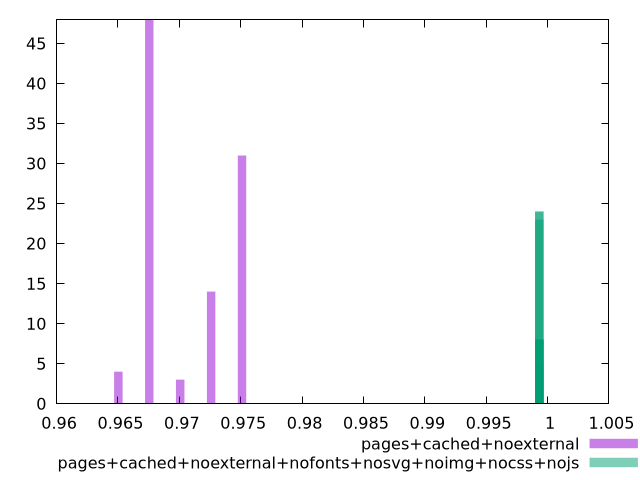

Write gnuplot code to recreate this figure.
$_pagesCachedNoexternal <<EOF
0.9751083816985162 31
0.9675494019954269 48
0.9725887217974865 14
0.9700690618964567 3
0.9650297420943973 4
EOF
$_pagesCachedNoexternalNofontsNosvgNoimgNocssNojs <<EOF
0.9993284148511378 23
0.9993357102708413 8
0.9993320625609895 24
0.9993375341257672 8
0.9993302387060636 24
0.9993265909962119 5
0.9993338864159155 8
EOF
set key outside below
set terminal pngcairo
set output "report_00004_2020-11-02T20-21-41.718Z/speed-index/speed-index_pages+cached+noexternal_pages+cached+noexternal+nofonts+nosvg+noimg+nocss+nojs+hist.png"
set boxwidth 0.0006861558406273982
set style fill transparent solid 0.5 noborder
set yrange [0:48]
plot $_pagesCachedNoexternal title "pages+cached+noexternal" with boxes ,$_pagesCachedNoexternalNofontsNosvgNoimgNocssNojs title "pages+cached+noexternal+nofonts+nosvg+noimg+nocss+nojs" with boxes ,
